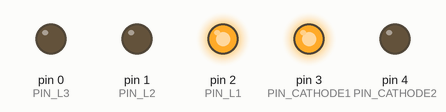
Simulated run of this sketch. Board: Arduino Uno, built with avr-gcc and run on an emulated ATmega328P. Shown: output pins drawn as LEDs (lit = HIGH).

Above: at 0.2 s.
At 1.2 s:
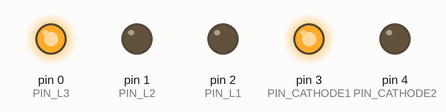
At 1.7 s:
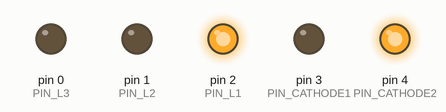
At 2.2 s:
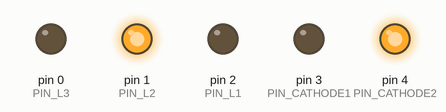
At 3.7 s:
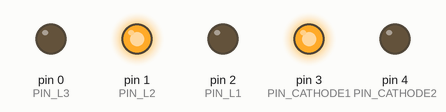
At 5.7 s:
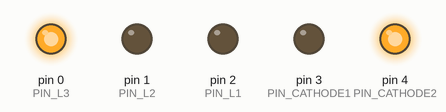
Timing chart, 0 to 6.9 s (numbered marks = the images above):
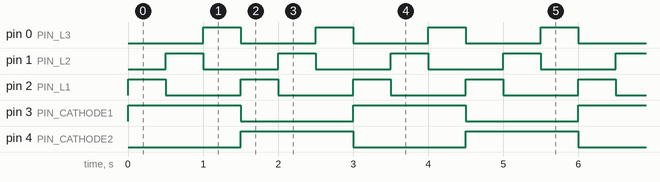

The sketch:

tinyMultiplexCommonCathod.ino
```cpp
#define PIN_CATHODE1 3
#define PIN_CATHODE2 4
#define PIN_L1 2
#define PIN_L2 1
#define PIN_L3 0

// /!\ Pas plus d'une led allumée à la fois !!!!!!!!!!!

void setup(){
 pinMode(PIN_CATHODE1, OUTPUT);
 pinMode(PIN_CATHODE2, OUTPUT);
 pinMode(PIN_L1, OUTPUT);
 pinMode(PIN_L2, OUTPUT);
 pinMode(PIN_L3, OUTPUT);
}

void loop(){

  digitalWrite(PIN_CATHODE2, LOW);
  digitalWrite(PIN_CATHODE1, HIGH);

  digitalWrite(PIN_L3, LOW);
  digitalWrite(PIN_L1, HIGH);
  delay(500);

  digitalWrite(PIN_L1, LOW);
  digitalWrite(PIN_L2, HIGH);
  delay(500);

  digitalWrite(PIN_L2, LOW);
  digitalWrite(PIN_L3, HIGH);
  delay(500);


  digitalWrite(PIN_CATHODE1, LOW);
  digitalWrite(PIN_CATHODE2, HIGH);

  digitalWrite(PIN_L3, LOW);
  digitalWrite(PIN_L1, HIGH);
  delay(500);

  digitalWrite(PIN_L1, LOW);
  digitalWrite(PIN_L2, HIGH);
  delay(500);

  digitalWrite(PIN_L2, LOW);
  digitalWrite(PIN_L3, HIGH);
  delay(500);


}
```

Measured:
- by itself, pin 0 (PIN_L3), pin 1 (PIN_L2), pin 2 (PIN_L1): alternates HIGH for 0.50 s and LOW for 1.0 s
- by itself, pin 3 (PIN_CATHODE1), pin 4 (PIN_CATHODE2): alternates HIGH for 1.5 s and LOW for 1.5 s
- by itself, everything shown: repeats every 3.0 s, in 6 steps
